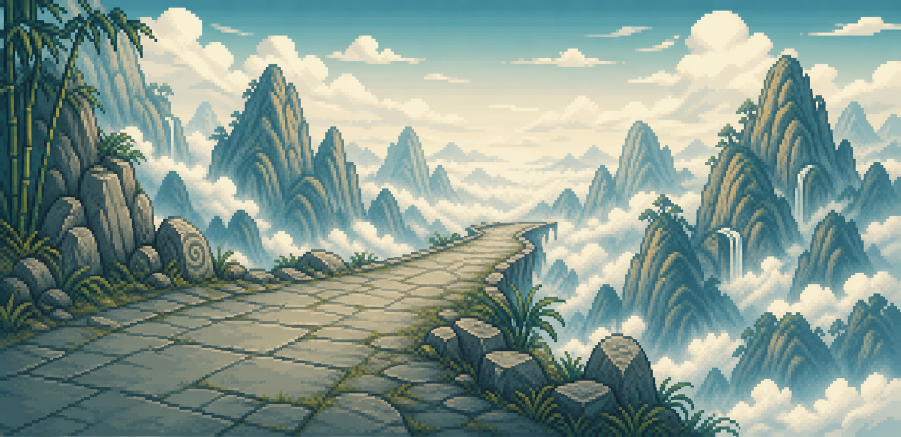
#> input picture assets/raw/backgrounds/qingyun_scene.png, 1801 x 873 px (shown at 1/2 size)
$ python convert_qingyun_assets.py
#> lines starting #> are read from the running program, lines starting #| are printed output that depends on the picture
from __future__ import annotations

from pathlib import Path

from PIL import Image


ROOT = Path(__file__).resolve().parents[2]
SCENE_SOURCE = ROOT / "assets/raw/backgrounds/qingyun_scene.png"
SCENE_PREVIEW = ROOT / "assets/processed/backgrounds/qingyun_scene_128x54.png"
SCENE_HEADER = ROOT / "firmware/ai_pet/assets/qingyun_scene.h"
ICON_SOURCE = ROOT / "assets/raw/ui/qingyun_icons/icons_3x3.png"
ICON_PREVIEW = ROOT / "assets/processed/ui/qingyun_icons/firmware_preview"
ICON_HEADER = ROOT / "firmware/ai_pet/assets/qingyun_ui_icons.h"
PET_SOURCE = ROOT / "assets/processed/pets/firmware_preview"
PET_PREVIEW = ROOT / "assets/processed/pets/qingyun_preview"
PET_HEADER = ROOT / "firmware/ai_pet/assets/qingyun_pets.h"
SCENE_WIDTH = 128
SCENE_HEIGHT = 54
ICON_SIZE = 18
PET_SIZE = 32
ICON_NAMES = (
    "SpiritHerb",
    "RecoveryPill",
    "AttackTalisman",
    "GuardTalisman",
    "Token",
    "DemonBeast",
    "WoundedCultivator",
    "Shortcut",
    "Energy",
)
PET_NAMES = (
    "egg",
    "rookie_a",
    "rookie_b",
    "final_a1",
    "final_a2",
    "final_b1",
    "final_b2",
)


def rgb565(red: int, green: int, blue: int) -> int:
    return ((red & 0xF8) << 8) | ((green & 0xFC) << 3) | (blue >> 3)


def append_array(
    lines: list[str], kind: str, name: str, values: list[int]
) -> None:
    width = 4 if kind == "uint16_t" else 2
    lines.append(f"const {kind} {name}[] PROGMEM = {{")
    for offset in range(0, len(values), 14):
        chunk = values[offset : offset + 14]
        lines.append(
            "  " + ", ".join(
                f"0x{value:0{width}X}" for value in chunk
            ) + ","
        )
    lines.extend(("};", ""))


def convert_scene() -> None:
    source = Image.open(SCENE_SOURCE).convert("RGB")
#> source is the input picture: PIL image 1801x873 RGB; mean R, G, B 132.3, 153.3, 144.5
    target_ratio = SCENE_WIDTH / SCENE_HEIGHT
    crop_width = min(source.width, round(source.height * target_ratio))
#> crop_width = 1801
    left = max(0, (source.width - crop_width) // 2)
#> left = 0
    cropped = source.crop((left, 0, left + crop_width, source.height))
    resized = cropped.resize(
        (SCENE_WIDTH, SCENE_HEIGHT), Image.Resampling.LANCZOS
    )
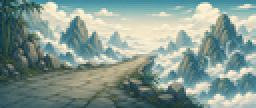
#> resized: PIL image 128x54 RGB (shown 2 times larger); mean R, G, B 132.3, 153.3, 144.5
    preview = resized.quantize(
        colors=64,
        method=Image.Quantize.MEDIANCUT,
        dither=Image.Dither.NONE,
    ).convert("RGB")
    SCENE_PREVIEW.parent.mkdir(parents=True, exist_ok=True)
    preview.save(SCENE_PREVIEW)
    pixels = [
        rgb565(*preview.getpixel((x, y)))
        for y in range(SCENE_HEIGHT)
        for x in range(SCENE_WIDTH)
    ]
#> pixels = 6912 values, max 65434 at index 281, min 6599 at index 0, mean 34168.6
    lines = [
        "#pragma once",
        "",
        "#include <Arduino.h>",
        "",
        f"constexpr uint8_t kQingyunSceneWidth = {SCENE_WIDTH};",
        f"constexpr uint8_t kQingyunSceneHeight = {SCENE_HEIGHT};",
        "",
    ]
    append_array(lines, "uint16_t", "kQingyunScene", pixels)
#> the loop in append_array, `for offset in range(0, len(values), 14):` made 494 passes
#> offset on passes 2 to 4: 14, 28, 42
#> after the loop in append_array, `for offset in range(0, len(values), 14):`: lines = 502 items
    SCENE_HEADER.write_text("\n".join(lines), encoding="utf-8")


# [28 lines left out: functions remove_magenta, normalize_icon, not called in this run]


def convert_icons() -> None:
#> (the run stopped early here; a loop or call above may not have finished)

$ run again, with assets/raw/backgrounds/bamboo_realm_scene.png copied over assets/raw/backgrounds/qingyun_scene.png
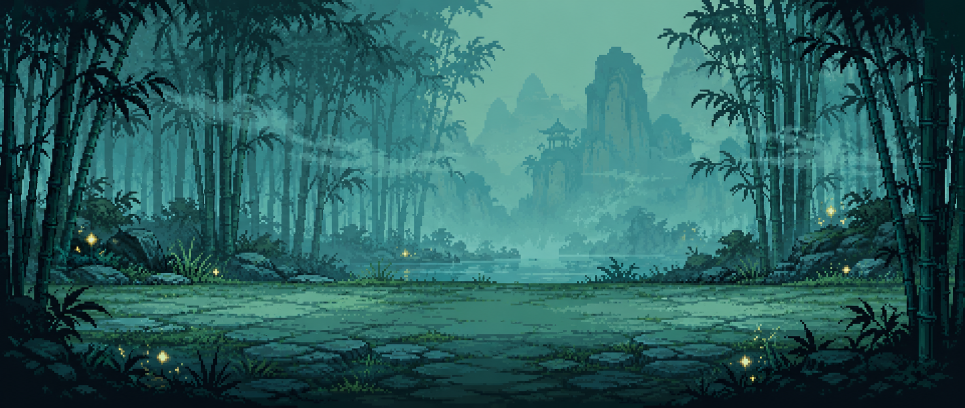
#> input picture assets/raw/backgrounds/bamboo_realm_scene.png, 1930 x 815 px (shown at 1/2 size)
#> in convert_scene, source is the input picture: PIL image 1930x815 RGB; mean R, G, B 42.9, 95.8, 94.3
#> in convert_scene, `resized = cropped.resize( (SCENE_WIDTH, SCENE_HEIGHT), Image.Resamplin..`:
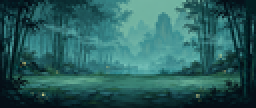
#> resized: PIL image 128x54 RGB (shown 2 times larger); mean R, G, B 42.9, 95.8, 94.3
#> pixels = 6912 values, max 30132 at index 66, min 98 at index 12, mean 10690.7
#> the loop in append_array, `for offset in range(0, len(values), 14):` made 494 passes
#> offset on passes 2 to 4: 14, 28, 42
#> after the loop in append_array, `for offset in range(0, len(values), 14):`: lines = 502 items

$ run again, with assets/raw/backgrounds/cloud_terrace_home.png copied over assets/raw/backgrounds/qingyun_scene.png
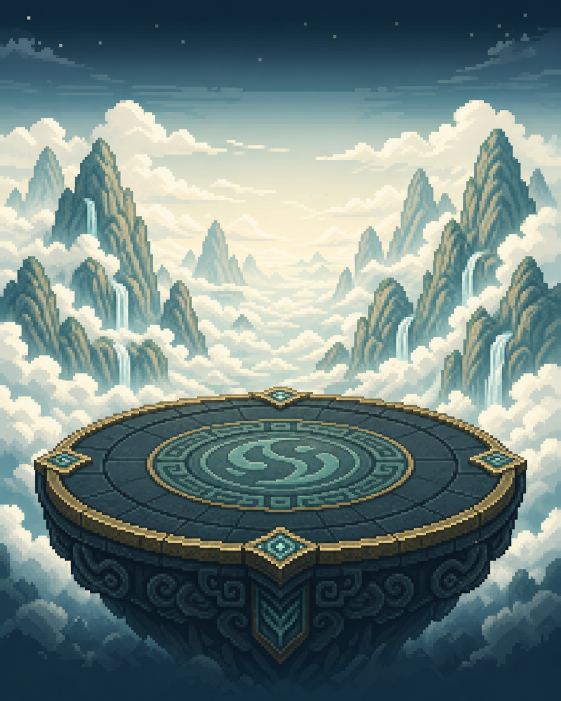
#> input picture assets/raw/backgrounds/cloud_terrace_home.png, 1122 x 1402 px (shown at 1/2 size)
#> in convert_scene, source is the input picture: PIL image 1122x1402 RGB; mean R, G, B 111.7, 130.7, 128.4
#> in convert_scene, `resized = cropped.resize( (SCENE_WIDTH, SCENE_HEIGHT), Image.Resamplin..`:
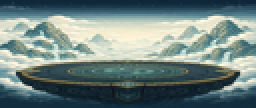
#> resized: PIL image 128x54 RGB (shown 2 times larger); mean R, G, B 111.7, 130.8, 128.4
#> pixels = 6912 values, max 65467 at index 1131, min 2244 at index 5391, mean 28563.7
#> the loop in append_array, `for offset in range(0, len(values), 14):` made 494 passes
#> offset on passes 2 to 4: 14, 28, 42
#> after the loop in append_array, `for offset in range(0, len(values), 14):`: lines = 502 items
